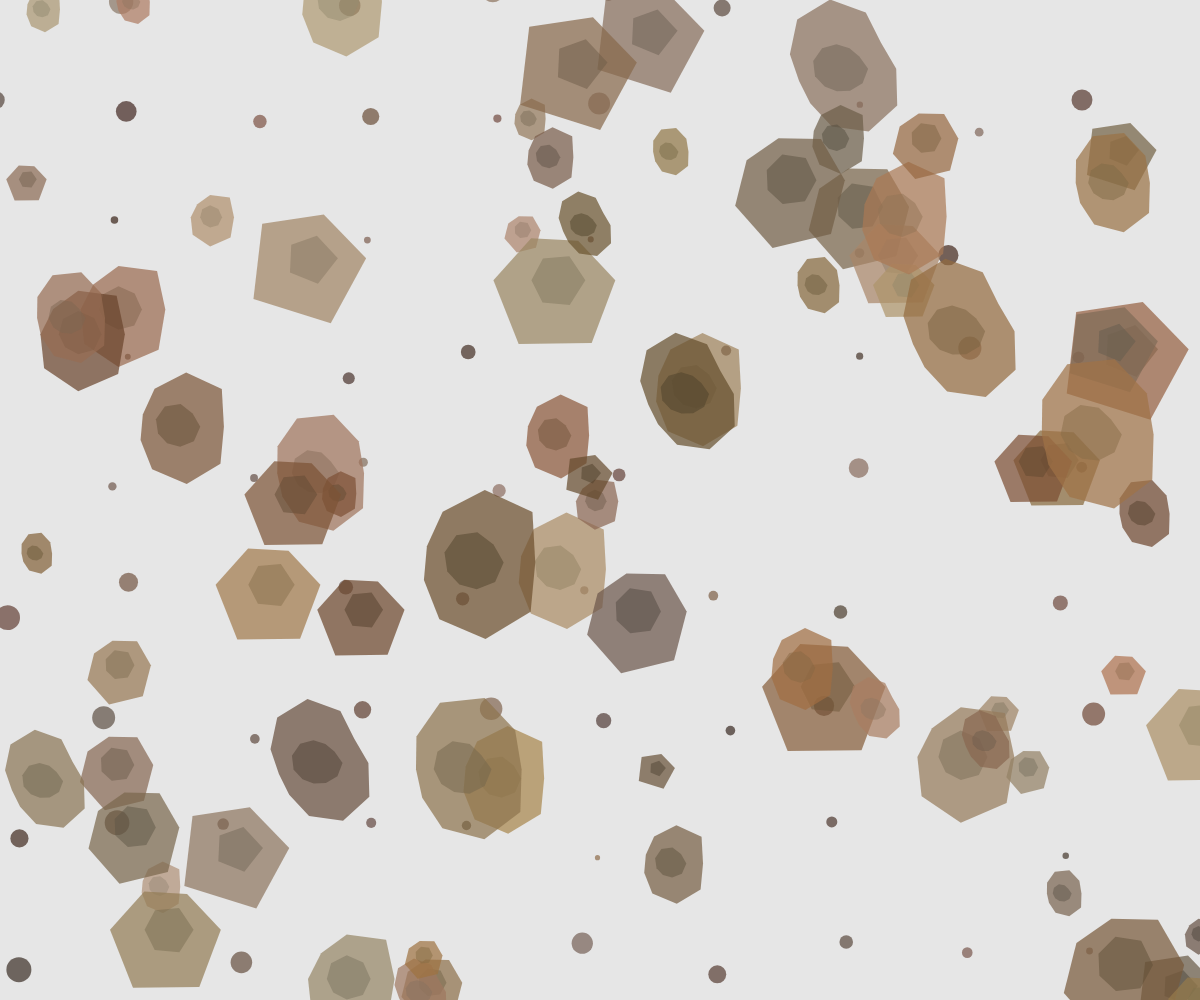
Frame 1 (no input)
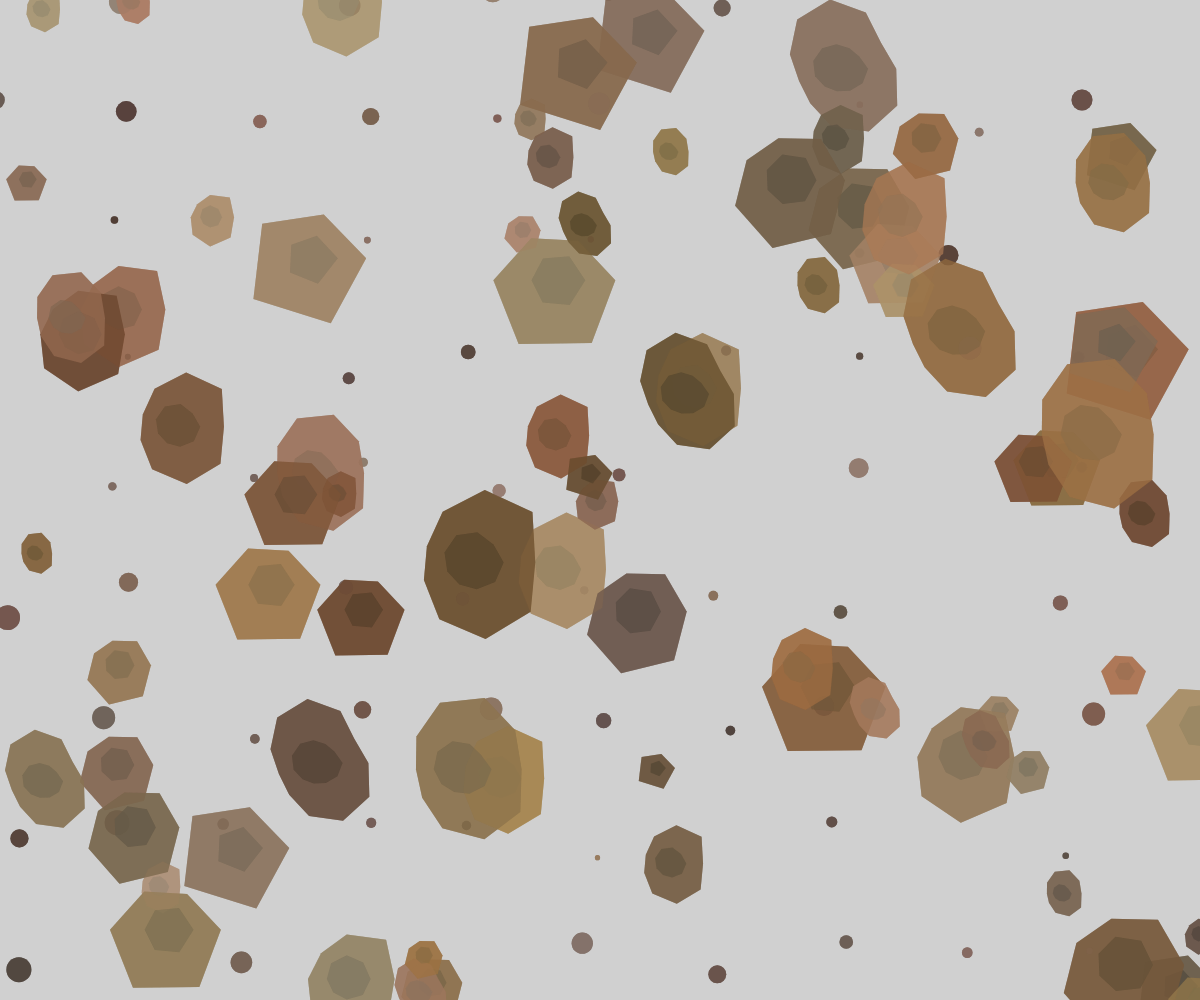
Frame 2 (the mouse pressed at the canvas centre, redrawn once)

The p5.js sketch that drew these frames (run headless with seeded random() and noise() and a simulated clock; the mouse was pressed at the canvas centre and the sketch redrawn once):

// p5.js sketch
// ── sketch.js
let structures = [];
let mineralGrid = [];

function setup() {
  createCanvas(windowWidth, windowHeight);
  colorMode(HSB, 360, 100, 100, 1);
  
  // Create cellular structures - fixed count for stability
  for (let i = 0; i < 80; i++) {
    structures.push({
      x: random(width),
      y: random(height),
      size: random(20, 80),
      segments: floor(random(5, 12)),
      hue: random(20, 40), // Earth tones
      saturation: random(30, 60),
      brightness: random(40, 70),
      age: 0,
      stability: random(0.95, 0.99)
    });
  }
  
  // Create mineral grid - fixed count for stability
  let gridSize = 120;
  for (let x = 0; x < width; x += gridSize) {
    for (let y = 0; y < height; y += gridSize) {
      if (random() > 0.3) { // Sparse mineral deposits
        mineralGrid.push({
          x: x + random(-20, 20),
          y: y + random(-20, 20),
          size: random(5, 25),
          hue: random(10, 30), // Warm earth tones
          saturation: random(20, 40),
          brightness: random(30, 60)
        });
      }
    }
  }
  
  // Ensure no animation by setting frameRate to very low or using noLoop()
  noLoop();
}

function draw() {
  background(0, 0, 5, 0.1); // Very subtle fade for stillness
  
  // Draw mineral deposits
  noStroke();
  for (let m of mineralGrid) {
    fill(m.hue, m.saturation, m.brightness, 0.8);
    ellipse(m.x, m.y, m.size);
  }
  
  // Draw cellular structures
  noStroke();
  for (let s of structures) {
    // Very slow growth - but since we're not animating, this is just for visual effect
    let growth = s.size * 0.0001;
    s.size += growth;
    
    // Draw cell-like structure with organic segments
    push();
    translate(s.x, s.y);
    
    fill(s.hue, s.saturation, s.brightness, 0.7);
    beginShape();
    for (let i = 0; i < s.segments; i++) {
      let angle = TWO_PI * i / s.segments;
      let radius = s.size * (0.8 + 0.2 * sin(s.age * 0.01 + i));
      let x = radius * cos(angle);
      let y = radius * sin(angle);
      vertex(x, y);
    }
    endShape(CLOSE);
    
    // Draw internal details
    fill(s.hue + 5, s.saturation - 10, s.brightness - 10, 0.5);
    beginShape();
    for (let i = 0; i < s.segments; i++) {
      let angle = TWO_PI * i / s.segments;
      let radius = s.size * 0.4 * (0.9 + 0.1 * cos(s.age * 0.02 + i));
      let x = radius * cos(angle);
      let y = radius * sin(angle);
      vertex(x, y);
    }
    endShape(CLOSE);
    
    pop();
  }
}

function windowResized() {
  resizeCanvas(windowWidth, windowHeight);
}
